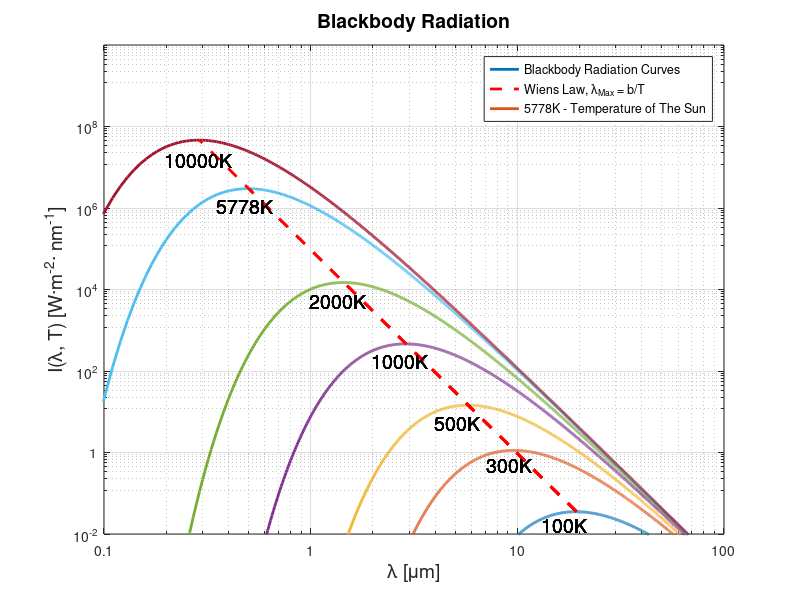

Write MATLAB code to recreate this figure.
%------------------------------------------------------------------------%
%---------Black Body Radiation-------------------------------------------%
%------------------------------------------------------------------------%

clc;
close all;
clear all;

%--------------------------------- Values --------------------------------------------------%

b = 2.89777196*10^-3;   % Constant of proportionality
c = 2.99792458*10^8;    % Speed of light in vaccum
h = 6.62607004*10.^-34; % Planck constant 
k = 1.38064852*10.^-23; % Boltzmann constant
T = [150 300 500 1000 2000 5778 10000]; % Temperatures in Kelvin
lam = (0:0.01:10000).*1e-6; 
K = sprintf('K');

%----------------------------------- Visbale spectum -------------------------------------------------------%
visable = [0.38 0.450 0.495 0.570 0.590 620]
limit = [10^10 10^10 10^10 10^10 10^10 10^10]


figure(1)
for  i= 1:7
%-------------------------------Spectral Emissvity-----------------------------------------%

E1(:,i) = ((8*pi*h*c)./(lam.^5)).*(1./((exp((h*c)./(lam*k.*T(i))-1))));

%E1(:,i)= ((2*h*c*c)./(lam.^5)).*(exp(-(h*c)./(lam*k*T(i))));
%E1(:,i)=(2*h*c*c)./((lam.^5).*(exp((h.*c)./(k.*T(i).*lam))-1));
%E1(:,i) = (2*pi*h*c^2) ./ (lam.^5 .* (exp((h*c)./lam*k.*T(i))-1));
%E1(:,i) = (((2*pi*h*c.^2)./(lam.^5)).*(1./(exp((h*c)./(lam*k.*T(i)))-1)));
%E1(:,i)= ((2*h*c*c)./(lam.^5)).*(exp(-(h*c)./(lam*k*T(i))));
%E1(:,i)=(2*h*c*c)./((lam.^5).*(exp((h.*c)./(k.*T(i).*lam)))-1);

lamMax(:,i) = (b./(T(i)));
E1_Max(:,i) = max(E1(:,i));
%-------------------------------Plot Functions----------------------------------------------%

loglog(lam,E1(:,i),'linewidth',2)
hold on
  xlabel('\lambda [\mum]','fontsize',14)
  ylabel('I(\lambda, T) [W·m^{-2}· nm^{-1}]','fontsize',14)
  title('Blackbody Radiation','fontsize',14)
  xlim([10^-7 10^-4]);      %0.03*10^-6
  ylim([10^-2 10^10]);
  xticks([10^-8 10^-7 10^-6 10^-5 10^-4 10^-3])
  xticklabels({'0.01', '0.1', '1', '10', '100', '1000'});
  yticks([10^-2 10^0 10^2 10^4 10^6 10^8]);
  yticklabels({'10^-^2', '1', '10^2', '10^4', '10^6', '10^8'});
  fh = figure(1);
  set(fh, 'color', 'white');
  grid on
  
  %-------------------- Plot straigth line through peaks------------------%
  loglog(lamMax,E1_Max,'--r','linewidth',2);
  legend('Blackbody Radiation Curves', 'Wiens Law, \lambda_M_a_x = b/T ','5778K - Temperature of The Sun')
  
  %-------------------- Apply Text------------------%
 
  %tempText = num2str(T(:,i))
  
  text(1.31009696724079e-05, 0.0162361703317981,'100K' ,'fontSize',14);
  text(7.05436980890024e-06, 0.482462658818434,'300K','fontSize',14);
  text(3.98040708189395e-06, 5.41911294016657,'500K','fontSize',14);
  text(1.96949548691914e-06, 172.22510878237,'1000K','fontSize',14);
  text(9.84644694625026e-07, 5249.9120581203,'2000K','fontSize',14);
  text(3.49149022547199e-07, 1106511.77210034,'5778K','fontSize',14);
  text(1.95431530978723e-07, 15374915.9138191,'10000K','fontSize',14);
  
  %syms x phi
  %text(3.49149022547199e-07, 1106511.77210034,'\sin\left(\pi \,x\right)')
  %cha = latex(sin(pi*x))
  %text(latex(sin(pi*x)))
  %ylim([10^-8 10^-3]);
  %ylabel('y / {\it units}');
  hold on
  
  ([visable(1),limit(1)])

  
end

